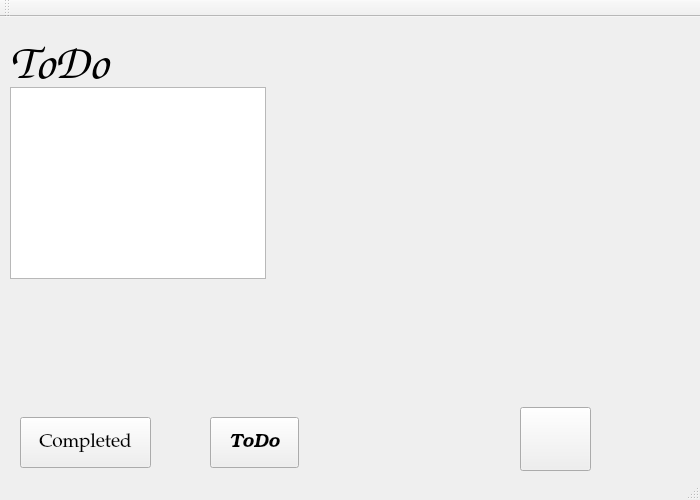
<?xml version="1.0" encoding="UTF-8"?>
<ui version="4.0">
 <class>MainWindow</class>
 <widget class="QMainWindow" name="MainWindow">
  <property name="geometry">
   <rect>
    <x>0</x>
    <y>0</y>
    <width>700</width>
    <height>500</height>
   </rect>
  </property>
  <property name="minimumSize">
   <size>
    <width>700</width>
    <height>500</height>
   </size>
  </property>
  <property name="maximumSize">
   <size>
    <width>700</width>
    <height>500</height>
   </size>
  </property>
  <property name="font">
   <font>
    <pointsize>13</pointsize>
   </font>
  </property>
  <property name="cursor">
   <cursorShape>ArrowCursor</cursorShape>
  </property>
  <property name="windowTitle">
   <string>MainWindow</string>
  </property>
  <property name="iconSize">
   <size>
    <width>64</width>
    <height>24</height>
   </size>
  </property>
  <widget class="QWidget" name="centralWidget">
   <widget class="QPushButton" name="deletTask">
    <property name="geometry">
     <rect>
      <x>520</x>
      <y>390</y>
      <width>71</width>
      <height>64</height>
     </rect>
    </property>
    <property name="minimumSize">
     <size>
      <width>64</width>
      <height>64</height>
     </size>
    </property>
    <property name="font">
     <font>
      <family>Nimbus Roman No9 L</family>
      <pointsize>12</pointsize>
      <weight>75</weight>
      <italic>true</italic>
      <bold>true</bold>
     </font>
    </property>
    <property name="cursor">
     <cursorShape>PointingHandCursor</cursorShape>
    </property>
    <property name="toolTip">
     <string/>
    </property>
    <property name="toolTipDuration">
     <number>0</number>
    </property>
    <property name="autoFillBackground">
     <bool>false</bool>
    </property>
    <property name="styleSheet">
     <string notr="true">background-color: rgba(255, 255, 255, 0);
border:0px;
QToolTip {background: red;}</string>
    </property>
    <property name="text">
     <string/>
    </property>
    <property name="icon">
     <iconset resource="res.qrc">
      <normaloff>:/icon/resorces/trash.png</normaloff>:/icon/resorces/trash.png</iconset>
    </property>
    <property name="iconSize">
     <size>
      <width>64</width>
      <height>64</height>
     </size>
    </property>
    <property name="shortcut">
     <string>Ctrl+D</string>
    </property>
   </widget>
   <widget class="QLabel" name="TodoLabe">
    <property name="geometry">
     <rect>
      <x>10</x>
      <y>0</y>
      <width>261</width>
      <height>91</height>
     </rect>
    </property>
    <property name="minimumSize">
     <size>
      <width>16</width>
      <height>8</height>
     </size>
    </property>
    <property name="font">
     <font>
      <family>URW Chancery L</family>
      <pointsize>37</pointsize>
      <weight>75</weight>
      <italic>true</italic>
      <bold>true</bold>
      <underline>false</underline>
      <strikeout>false</strikeout>
      <kerning>true</kerning>
     </font>
    </property>
    <property name="tabletTracking">
     <bool>false</bool>
    </property>
    <property name="acceptDrops">
     <bool>false</bool>
    </property>
    <property name="frameShape">
     <enum>QFrame::NoFrame</enum>
    </property>
    <property name="frameShadow">
     <enum>QFrame::Plain</enum>
    </property>
    <property name="text">
     <string>ToDo</string>
    </property>
    <property name="textFormat">
     <enum>Qt::RichText</enum>
    </property>
    <property name="scaledContents">
     <bool>false</bool>
    </property>
    <property name="wordWrap">
     <bool>false</bool>
    </property>
   </widget>
   <widget class="QPushButton" name="Edit">
    <property name="geometry">
     <rect>
      <x>400</x>
      <y>390</y>
      <width>91</width>
      <height>64</height>
     </rect>
    </property>
    <property name="minimumSize">
     <size>
      <width>64</width>
      <height>64</height>
     </size>
    </property>
    <property name="font">
     <font>
      <family>Nimbus Roman No9 L</family>
      <weight>75</weight>
      <italic>true</italic>
      <bold>true</bold>
     </font>
    </property>
    <property name="cursor">
     <cursorShape>PointingHandCursor</cursorShape>
    </property>
    <property name="mouseTracking">
     <bool>false</bool>
    </property>
    <property name="toolTip">
     <string notr="true"/>
    </property>
    <property name="toolTipDuration">
     <number>-1</number>
    </property>
    <property name="styleSheet">
     <string notr="true">background-color: rgba(255, 255, 255, 0);
border:0px;</string>
    </property>
    <property name="text">
     <string/>
    </property>
    <property name="icon">
     <iconset resource="res.qrc">
      <normaloff>:/icon/resorces/edit.png</normaloff>:/icon/resorces/edit.png</iconset>
    </property>
    <property name="iconSize">
     <size>
      <width>64</width>
      <height>64</height>
     </size>
    </property>
    <property name="shortcut">
     <string>Ctrl+E</string>
    </property>
   </widget>
   <widget class="QPushButton" name="completed">
    <property name="geometry">
     <rect>
      <x>20</x>
      <y>400</y>
      <width>131</width>
      <height>51</height>
     </rect>
    </property>
    <property name="font">
     <font>
      <family>URW Palladio L</family>
      <pointsize>14</pointsize>
      <italic>false</italic>
     </font>
    </property>
    <property name="cursor">
     <cursorShape>PointingHandCursor</cursorShape>
    </property>
    <property name="text">
     <string>Completed</string>
    </property>
    <property name="icon">
     <iconset resource="res.qrc">
      <normaloff>:/icon/resorces/check.png</normaloff>:/icon/resorces/check.png</iconset>
    </property>
    <property name="iconSize">
     <size>
      <width>20</width>
      <height>20</height>
     </size>
    </property>
   </widget>
   <widget class="QListWidget" name="widgetOnTheTop">
    <property name="geometry">
     <rect>
      <x>10</x>
      <y>70</y>
      <width>256</width>
      <height>192</height>
     </rect>
    </property>
   </widget>
   <widget class="QPushButton" name="ToDo">
    <property name="geometry">
     <rect>
      <x>210</x>
      <y>400</y>
      <width>89</width>
      <height>51</height>
     </rect>
    </property>
    <property name="font">
     <font>
      <family>URW Bookman L</family>
      <pointsize>14</pointsize>
      <weight>50</weight>
      <italic>true</italic>
      <bold>false</bold>
      <underline>false</underline>
      <kerning>true</kerning>
     </font>
    </property>
    <property name="cursor">
     <cursorShape>PointingHandCursor</cursorShape>
    </property>
    <property name="mouseTracking">
     <bool>true</bool>
    </property>
    <property name="tabletTracking">
     <bool>false</bool>
    </property>
    <property name="text">
     <string>ToDo</string>
    </property>
   </widget>
   <widget class="QPushButton" name="pushButton">
    <property name="geometry">
     <rect>
      <x>620</x>
      <y>390</y>
      <width>68</width>
      <height>64</height>
     </rect>
    </property>
    <property name="minimumSize">
     <size>
      <width>64</width>
      <height>64</height>
     </size>
    </property>
    <property name="font">
     <font>
      <family>Nimbus Roman No9 L</family>
      <pointsize>12</pointsize>
      <weight>75</weight>
      <italic>true</italic>
      <bold>true</bold>
      <underline>false</underline>
      <strikeout>false</strikeout>
      <stylestrategy>NoAntialias</stylestrategy>
     </font>
    </property>
    <property name="cursor">
     <cursorShape>PointingHandCursor</cursorShape>
    </property>
    <property name="mouseTracking">
     <bool>false</bool>
    </property>
    <property name="toolTip">
     <string/>
    </property>
    <property name="toolTipDuration">
     <number>-3</number>
    </property>
    <property name="statusTip">
     <string>Add new task</string>
    </property>
    <property name="styleSheet">
     <string notr="true">background-color: rgba(255, 255, 255, 0);
border:0px;</string>
    </property>
    <property name="text">
     <string/>
    </property>
    <property name="icon">
     <iconset resource="res.qrc">
      <normaloff>:/icon/resorces/button.png</normaloff>:/icon/resorces/button.png</iconset>
    </property>
    <property name="iconSize">
     <size>
      <width>64</width>
      <height>64</height>
     </size>
    </property>
    <property name="shortcut">
     <string>Ctrl+A</string>
    </property>
    <property name="checkable">
     <bool>false</bool>
    </property>
    <property name="checked">
     <bool>false</bool>
    </property>
    <property name="autoRepeat">
     <bool>false</bool>
    </property>
    <property name="autoExclusive">
     <bool>false</bool>
    </property>
    <property name="autoDefault">
     <bool>true</bool>
    </property>
    <property name="default">
     <bool>true</bool>
    </property>
    <property name="flat">
     <bool>false</bool>
    </property>
   </widget>
  </widget>
  <widget class="QToolBar" name="mainToolBar">
   <attribute name="toolBarArea">
    <enum>TopToolBarArea</enum>
   </attribute>
   <attribute name="toolBarBreak">
    <bool>false</bool>
   </attribute>
  </widget>
  <widget class="QStatusBar" name="statusBar"/>
 </widget>
 <layoutdefault spacing="6" margin="11"/>
 <resources>
  <include location="res.qrc"/>
 </resources>
 <connections/>
</ui>
